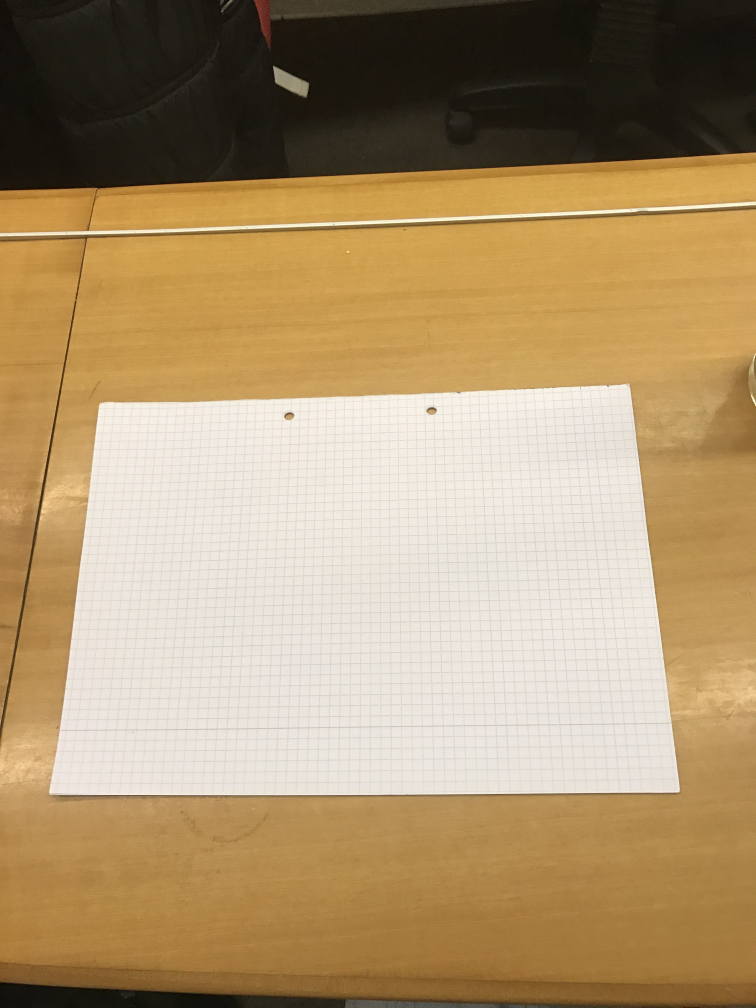
#> input picture facebot-exec/IMG_0037.JPG, 3024 x 4032 px, given in place of the camera (shown at 1/4 size)
$ python scan.py   (Python 2 division)   (older library calls are emulated)
#> lines starting #> are read from the running program, lines starting #| are printed output that depends on the picture; after the words box and inside, x2 and y2 are one past the last pixel; in counts of white or black regions, pixels touching at a corner belong together
### facebot-exec/pyimagesearch/imutils.py
# Import the necessary packages
import numpy as np
import cv2

# [23 lines left out: functions translate, rotate, not called in this run]

def resize(image, width = None, height = None, inter = cv2.INTER_AREA):
	# initialize the dimensions of the image to be resized and
	# grab the image size
	dim = None
	(h, w) = image.shape[:2]

	# if both the width and height are None, then return the
	# original image
	if width is None and height is None:
		return image

	# check to see if the width is None
	if width is None:
		# calculate the ratio of the height and construct the
		# dimensions
		r = height / float(h)
		dim = (int(w * r), height)

	# otherwise, the height is None
	else:
		# calculate the ratio of the width and construct the
		# dimensions
		r = width / float(w)
		dim = (width, int(h * r))

	# resize the image
	resized = cv2.resize(image, dim, interpolation = inter)

	# return the resized image
	return resized

### facebot-exec/pyimagesearch/transform.py
# import the necessary packages
import numpy as np
import cv2

def order_points(pts):
	# initialzie a list of coordinates that will be ordered
	# such that the first entry in the list is the top-left,
	# the second entry is the top-right, the third is the
	# bottom-right, and the fourth is the bottom-left
	rect = np.zeros((4, 2), dtype = "float32")

	# the top-left point will have the smallest sum, whereas
	# the bottom-right point will have the largest sum
	s = pts.sum(axis = 1)
	rect[0] = pts[np.argmin(s)]
	rect[2] = pts[np.argmax(s)]

	# now, compute the difference between the points, the
	# top-right point will have the smallest difference,
	# whereas the bottom-left will have the largest difference
	diff = np.diff(pts, axis = 1)
	rect[1] = pts[np.argmin(diff)]
	rect[3] = pts[np.argmax(diff)]

	# return the ordered coordinates
	return rect

def four_point_transform(image, pts):
	# obtain a consistent order of the points and unpack them
	# individually
	rect = order_points(pts)
	(tl, tr, br, bl) = rect
	# compute the width of the new image, which will be the
	# maximum distance between bottom-right and bottom-left
	# x-coordiates or the top-right and top-left x-coordinates
	widthA = np.sqrt(((br[0] - bl[0]) ** 2) + ((br[1] - bl[1]) ** 2))
	widthB = np.sqrt(((tr[0] - tl[0]) ** 2) + ((tr[1] - tl[1]) ** 2))
	maxWidth = max(int(widthA), int(widthB))

	# compute the height of the new image, which will be the
	# maximum distance between the top-right and bottom-right
	# y-coordinates or the top-left and bottom-left y-coordinates
	heightA = np.sqrt(((tr[0] - br[0]) ** 2) + ((tr[1] - br[1]) ** 2))
	heightB = np.sqrt(((tl[0] - bl[0]) ** 2) + ((tl[1] - bl[1]) ** 2))
	maxHeight = max(int(heightA), int(heightB))

	# now that we have the dimensions of the new image, construct
	# the set of destination points to obtain a "birds eye view",
	# (i.e. top-down view) of the image, again specifying points
	# in the top-left, top-right, bottom-right, and bottom-left
	# order
	dst = np.array([
		[0, 0],
		[maxWidth - 1, 0],
		[maxWidth - 1, maxHeight - 1],
		[0, maxHeight - 1]], dtype = "float32")

	# compute the perspective transform matrix and then apply it
	M = cv2.getPerspectiveTransform(rect, dst)
	warped = cv2.warpPerspective(image, M, (maxWidth, maxHeight))

	# return the warped image
	return warped

### facebot-exec/scan.py
# USAGE
# python scan.py --image images/page.jpg

# import the necessary packages
from pyimagesearch.transform import four_point_transform
from pyimagesearch import imutils
from skimage.filters import threshold_adaptive
import numpy as np
import argparse
import cv2

# construct the argument parser and parse the arguments
# ap = argparse.ArgumentParser()
# ap.add_argument("-i", "--image", required = True,
# 	help = "Path to the image to be scanned")
# args = vars(ap.parse_args())

# load the image and compute the ratio of the old height
# to the new height, clone it, and resize it
camera = cv2.VideoCapture(0)
for i in range (0,10):
	camera.read()
#> this loop made 10 passes
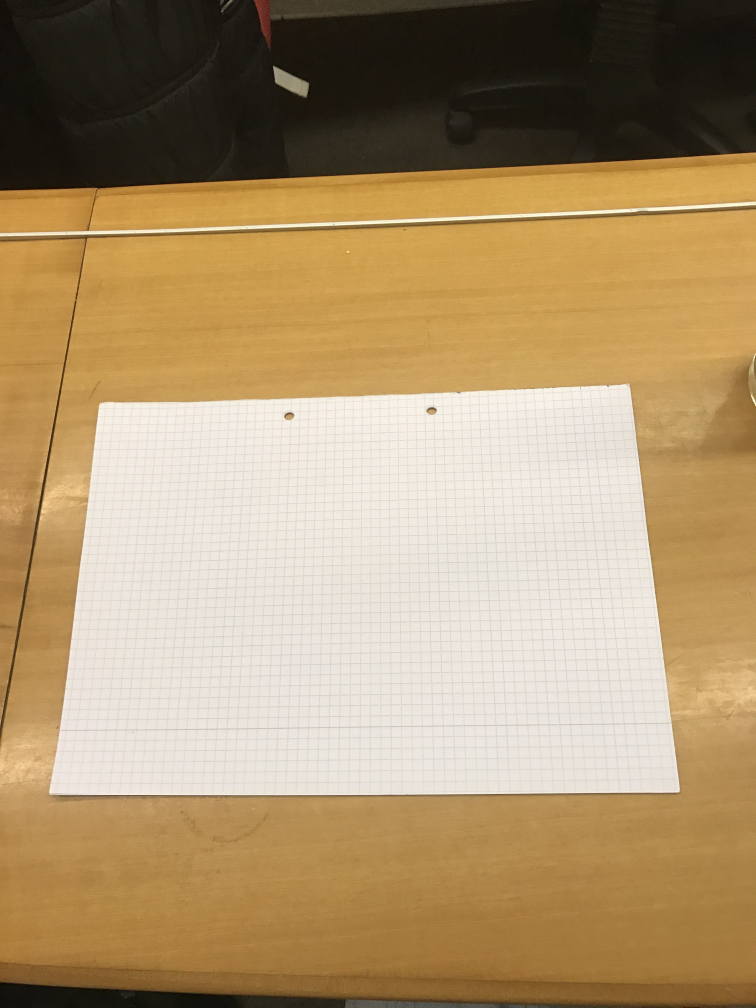
#> input picture facebot-exec/IMG_0037.JPG, 3024 x 4032 px, given in place of the camera (shown at 1/4 size)
while (True):
	ret, image = camera.read()
#> image is the input picture: shape (4032, 3024, 3); mean B, G, R 110.7, 148.1, 172.8
	# cv2.imshow('ga',image)
	ratio = image.shape[0] / 500.0
	orig = image.copy()
	image = imutils.resize(image, height = 500)
#> in resize, `resized = cv2.resize(image, dim, interpolation = inter)`:
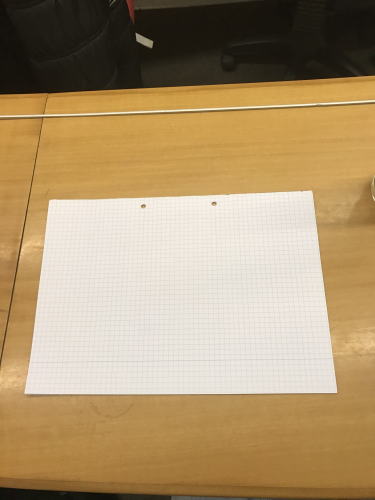
#> resized: shape (500, 375, 3); mean B, G, R 110.7, 148.1, 172.8

	# convert the image to grayscale, blur it, and find edges
	# in the image
	gray = cv2.cvtColor(image, cv2.COLOR_BGR2GRAY)
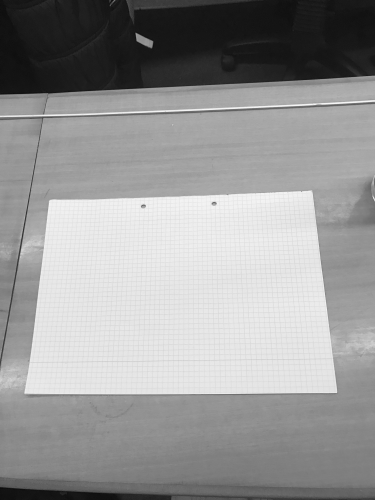
#> gray: shape (500, 375); min 13, max 247, mean 151.2
	gray = cv2.GaussianBlur(gray, (5, 5), 0)
	edged = cv2.Canny(gray, 75, 200)
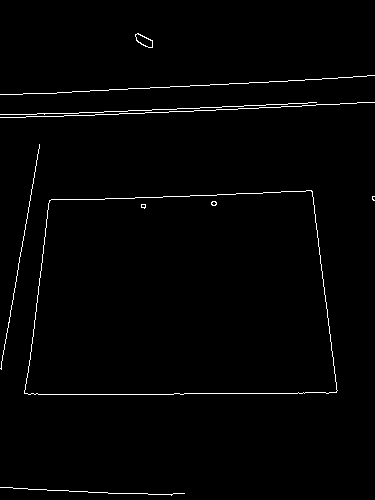
#> edged: shape (500, 375); 1.4% white in thin lines or dots

	# show the original image and the edge detected image
	print "STEP 1: Edge Detection"
	# cv2.imshow("Orig", orig)
	cv2.imshow("Image", image)
	cv2.imshow("Edged", edged)
	cv2.waitKey(0)
	cv2.destroyAllWindows()

	# find the contours in the edged image, keeping only the
	# largest ones, and initialize the screen contour
	(cnts, _) = cv2.findContours(edged.copy(), cv2.RETR_LIST, cv2.CHAIN_APPROX_SIMPLE)
#> cnts = 14 contours, 10 with area under 20; largest, box (x1, y1, x2, y2) and area: (24, 190, 338, 395) 56830, (24, 190, 338, 395) 56828, (135, 33, 153, 48) 137, (135, 33, 153, 48) 122
	cnts = sorted(cnts, key = cv2.contourArea, reverse = True)[:5]
#> cnts = 5 contours, 1 with area under 20; largest, box (x1, y1, x2, y2) and area: (24, 190, 338, 395) 56830, (24, 190, 338, 395) 56828, (135, 33, 153, 48) 137, (135, 33, 153, 48) 122

	# loop over the contours
	for c in cnts:
		# approximate the contour
		peri = cv2.arcLength(c, True)
		approx = cv2.approxPolyDP(c, 0.02 * peri, True)

		# if our approximated contour has four points, then we
		# can assume that we have found our screen
		if len(approx) == 4:
			screenCnt = approx
			break
#> this loop made 1 pass
#> (peri, screenCnt) on pass 1: (1000.9, [[312, 191], [49, 200], [24, 393], [336, 392]])

	# show the contour (outline) of the piece of paper
	print "STEP 2: Find contours of paper"
	cv2.drawContours(image, [screenCnt], -1, (0, 255, 0), 2)
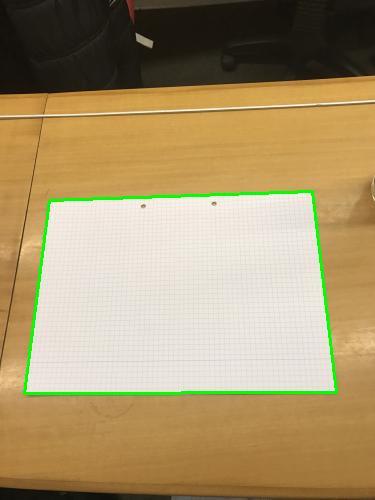
#> image: shape (500, 375, 3); 1.55% of pixels changed, all inside (x1, y1, x2, y2) = (23, 190, 338, 395)
	cv2.imshow("Outline", image)
	cv2.waitKey(0)
	cv2.destroyAllWindows()

	# apply the four point transform to obtain a top-down
	# view of the original image
	warped = four_point_transform(orig, screenCnt.reshape(4, 2) * ratio)
#> in order_points, `s = pts.sum(axis = 1)`: s = [4056.2, 2007.9, 3362.7, 5870.6]
#> in order_points, `diff = np.diff(pts, axis = 1)`: diff = [-975.7, 1217.7, 2975.6, 451.6]
#> in four_point_transform, `rect = order_points(pts)`: rect = [[395.1, 1612.8], [2516, 1540.2], [2709.5, 3161.1], [193.5, 3169.2]]
#> in four_point_transform, `(tl, tr, br, bl) = rect`: tl = [395.1, 1612.8]; tr = [2516, 1540.2]; br = [2709.5, 3161.1]; bl = [193.5, 3169.2]
#> in four_point_transform, `widthA = np.sqrt(((br[0] - bl[0]) ** 2) + ((br[1] - bl[1]) ** 2))`: widthA = 2516
#> in four_point_transform, `widthB = np.sqrt(((tr[0] - tl[0]) ** 2) + ((tr[1] - tl[1]) ** 2))`: widthB = 2122.1
#> in four_point_transform, `maxWidth = max(int(widthA), int(widthB))`: maxWidth = 2515
#> in four_point_transform, `heightA = np.sqrt(((tr[0] - br[0]) ** 2) + ((tr[1] - br[1]) ** 2))`: heightA = 1632.4
#> in four_point_transform, `heightB = np.sqrt(((tl[0] - bl[0]) ** 2) + ((tl[1] - bl[1]) ** 2))`: heightB = 1569.4
#> in four_point_transform, `maxHeight = max(int(heightA), int(heightB))`: maxHeight = 1632
#> in four_point_transform, `dst = np.array([ [0, 0], [maxWidth - 1, 0], [maxWidth - 1, maxHeight -..`: dst = [[0, 0], [2514, 0], [2514, 1631], [0, 1631]]
#> in four_point_transform, `M = cv2.getPerspectiveTransform(rect, dst)`: M = [[1.56, 0.202, -940.6], [0.0534, 1.56, -2538.9], [3.02e-05, 0.000151, 1]]
#> in four_point_transform, `warped = cv2.warpPerspective(image, M, (maxWidth, maxHeight))`:
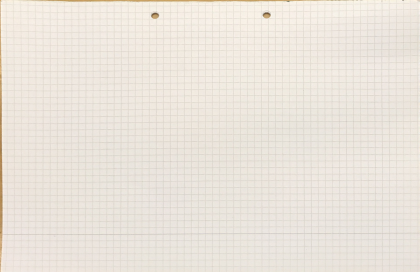
#> warped: shape (1632, 2515, 3) (shown at 1/6 size); mean B, G, R 219.6, 228.3, 234.9

	# convert the warped image to grayscale, then threshold it
	# to give it that 'black and white' paper effect
	warped = cv2.cvtColor(warped, cv2.COLOR_BGR2GRAY)
#> warped: shape (1632, 2515)
	warped = threshold_adaptive(warped, 251, offset = 10)
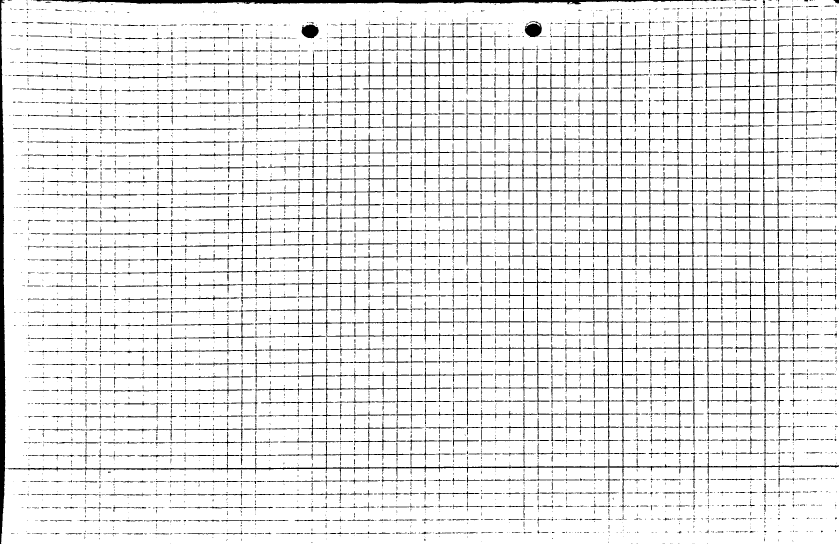
#> warped: shape (1632, 2515) bool (shown at 1/3 size); 90.6% white; 4407 black regions (3141 under 20 px), largest, box (x1, y1, x2, y2) and area: (23, 15, 2515, 1464) 182182, (0, 0, 16, 1632) 17547, (99, 0, 2181, 13) 15465
	warped = warped.astype("uint8") * 255

	# show the original and scanned images
	print "STEP 3: Apply perspective transform"
	cv2.imshow("Original", imutils.resize(orig, height = 650))
	cv2.imshow("Scanned", imutils.resize(warped, height = 650))
#> call 3 of resize, with height = 650, inter = 3
#> in resize (call 3), `resized = cv2.resize(image, dim, interpolation = inter)`:
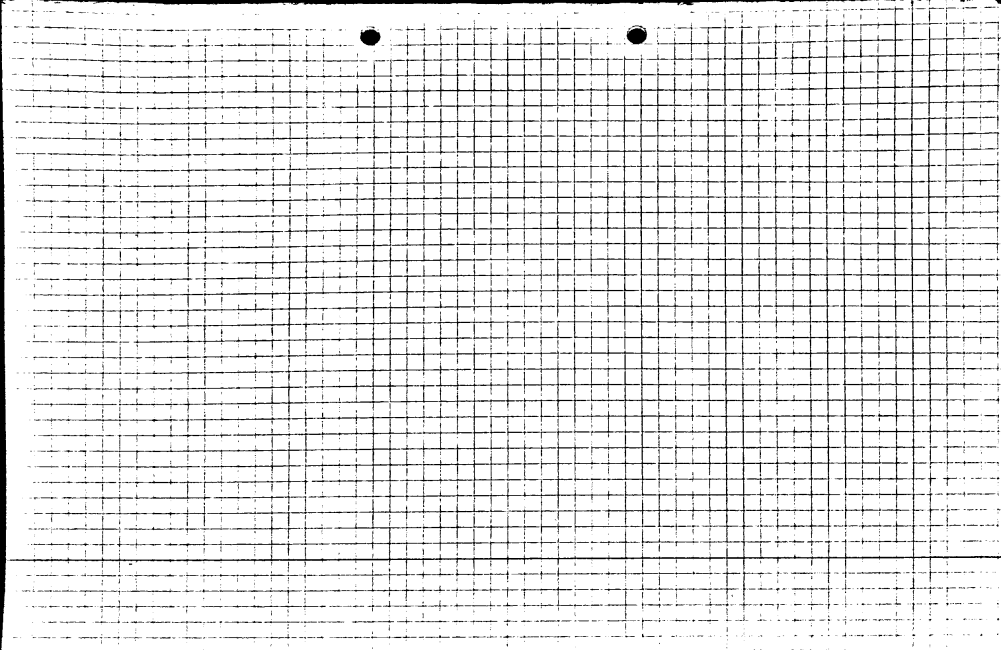
#> resized: shape (650, 1001); min 0, max 255, mean 231.1
	cv2.waitKey(0)

$ run again, on facebot-exec/IMG_9976.JPG
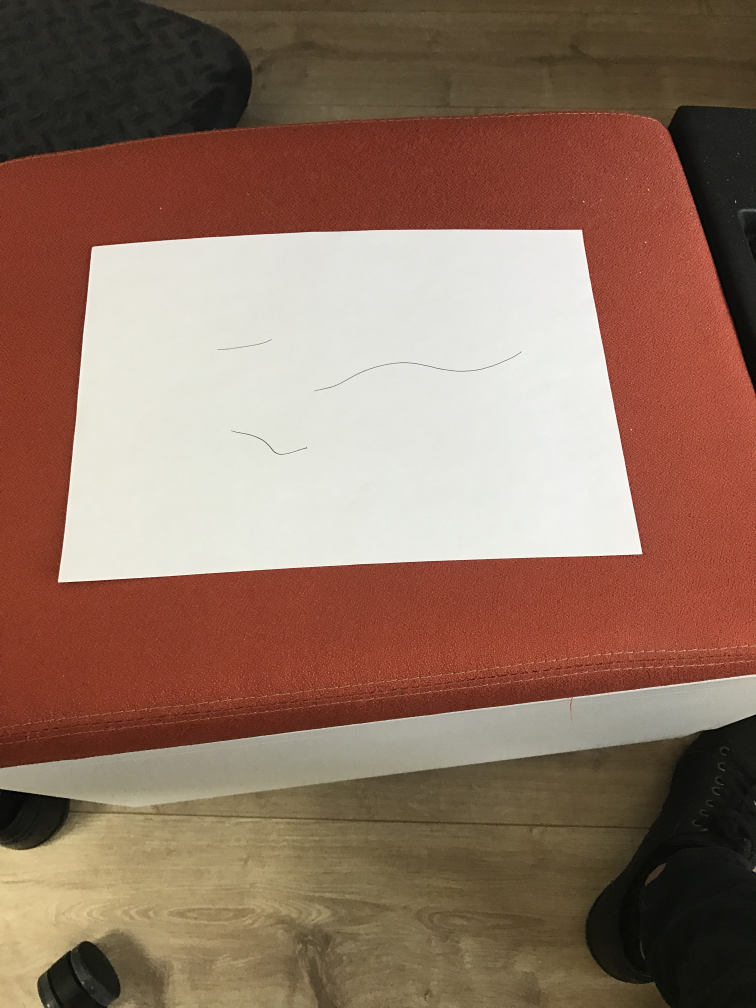
#> input picture facebot-exec/IMG_9976.JPG, 3024 x 4032 px, given in place of the camera (shown at 1/4 size)
#> the loop `for i in range (0,10):` made 10 passes
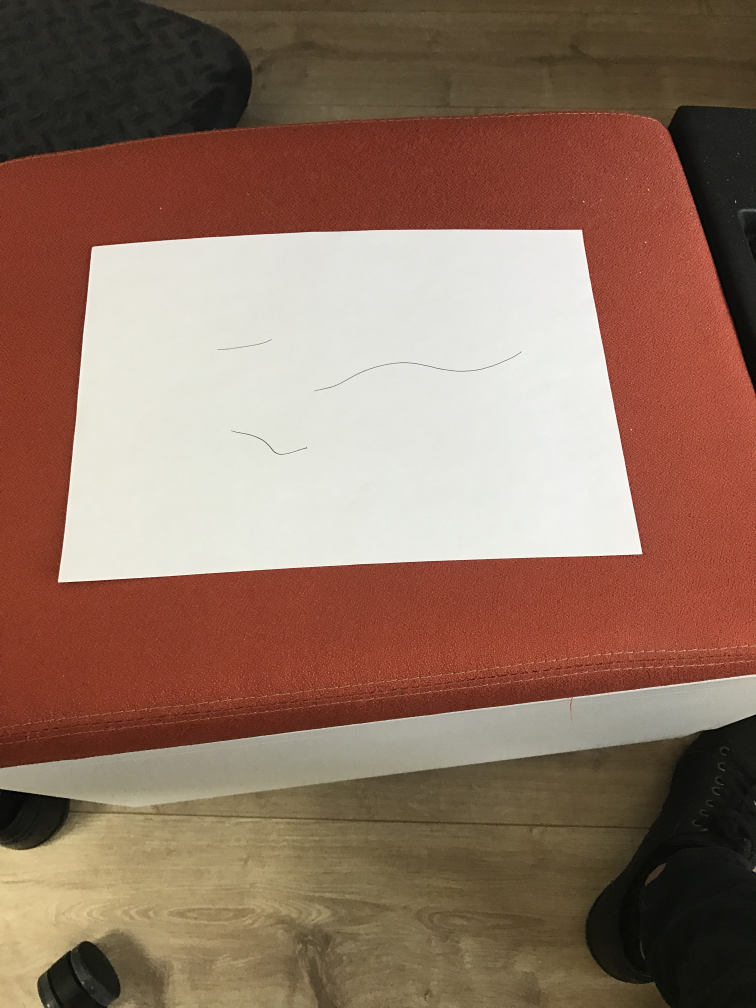
#> input picture facebot-exec/IMG_9976.JPG, 3024 x 4032 px, given in place of the camera (shown at 1/4 size)
#> image is the input picture: shape (4032, 3024, 3); mean B, G, R 95.8, 112.7, 142.7
#> `edged = cv2.Canny(gray, 75, 200)`:
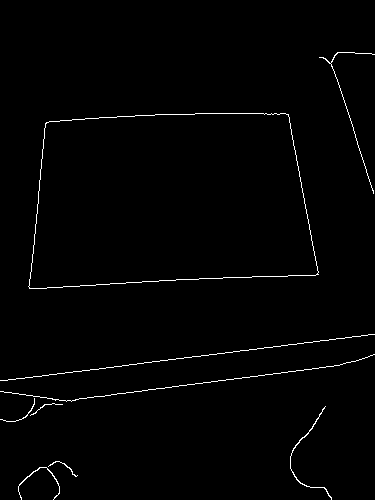
#> edged: shape (500, 375); 1.2% white in thin lines or dots, all inside (x1, y1, x2, y2) = (0, 52, 375, 500)
#> `(cnts, _) = cv2.findContours(edged.copy(), cv2.RETR_LIST, cv2.CHAIN_AP..`: cnts = 10 contours, 6 with area under 20; largest, box (x1, y1, x2, y2) and area: (28, 113, 319, 289) 43882, (28, 113, 319, 289) 43878, (290, 406, 332, 500) 47, (18, 467, 60, 500) 33
#> `cnts = sorted(cnts, key = cv2.contourArea, reverse = True)[:5]`: cnts = 5 contours, 1 with area under 20; largest, box (x1, y1, x2, y2) and area: (28, 113, 319, 289) 43882, (28, 113, 319, 289) 43878, (290, 406, 332, 500) 47, (18, 467, 60, 500) 33
#> the loop `for c in cnts:` made 1 pass
#> (peri, screenCnt) on pass 1: (891.4, [[288, 114], [46, 122], [29, 288], [318, 274]])
#> image: shape (500, 375, 3)
#> s = [3241.7, 1354.8, 2556.3, 4773.9]
#> diff = [-1403.1, 612.9, 2088.6, -354.8]
#> rect = [[370.9, 983.8], [2322.4, 919.3], [2564.4, 2209.5], [233.9, 2322.4]]
#> tl = [370.9, 983.8]; tr = [2322.4, 919.3]; br = [2564.4, 2209.5]; bl = [233.9, 2322.4]
#> widthA = 2333.2
#> widthB = 1952.6
#> maxWidth = 2333
#> heightA = 1312.7
#> heightB = 1345.6
#> maxHeight = 1345
#> dst = [[0, 0], [2332, 0], [2332, 1344], [0, 1344]]
#> M = [[1.37, 0.14, -644.4], [0.0465, 1.41, -1400.8], [-7.8e-06, 0.000171, 1]]
#> resized: shape (650, 487, 3)
#> in resize (call 3), `resized = cv2.resize(image, dim, interpolation = inter)`:
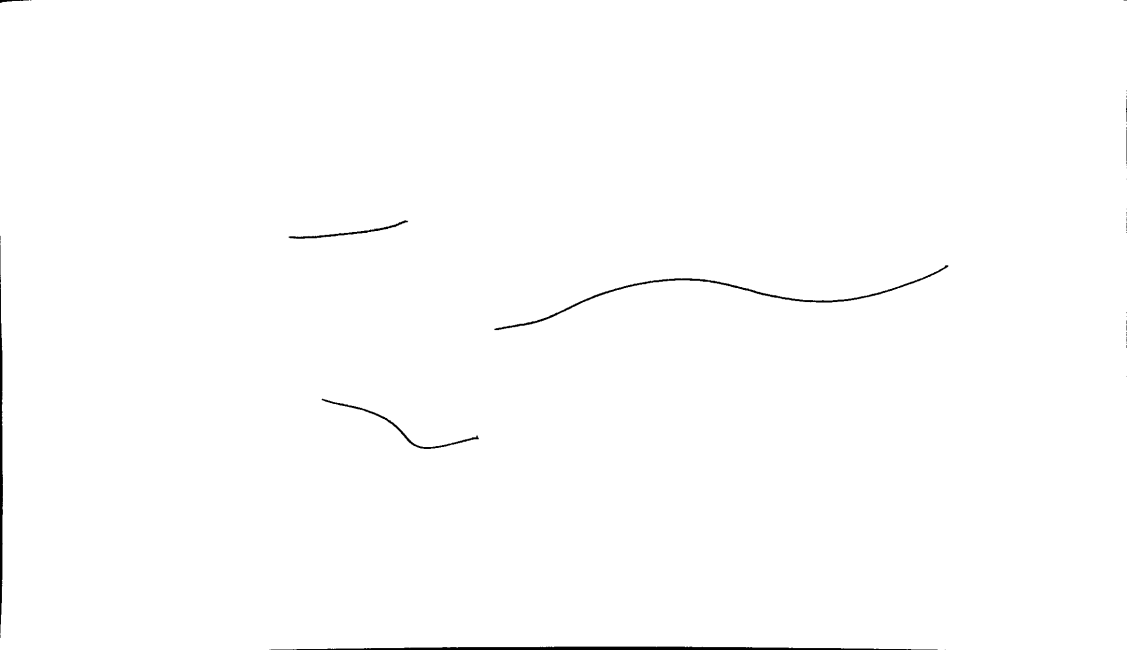
#> resized: shape (650, 1127); min 0, max 255, mean 253.7
